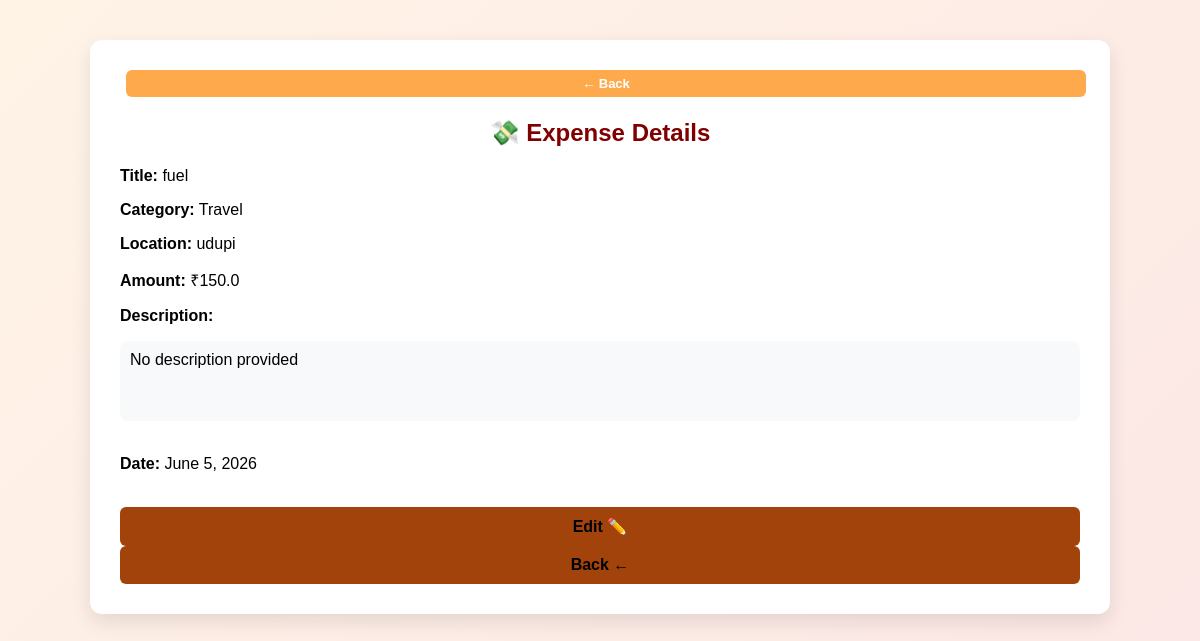
Page /expense/view/1/ (signed in) on the committed database.
### finance/models.py (models this page shows, shortened)
class Expenditure(models.Model):
    record = models.ForeignKey(
        DailyRecord,
        on_delete=models.CASCADE,
        related_name="expenses"
    )
    title = models.CharField(max_length=200)
    description = models.TextField(blank=True)
    category = models.ForeignKey(
        ExpenseCategory,
        on_delete=models.SET_NULL,
        null=True,
        blank=True
    )
    location = models.CharField(max_length=255)
    amount = models.FloatField()

class ExpenseCategory(models.Model):
    user = models.ForeignKey(User, on_delete=models.CASCADE)
    name = models.CharField(max_length=100)

class DailyRecord(models.Model):
    user = models.ForeignKey(User, on_delete=models.CASCADE)
    date = models.DateField()
    class Meta:
        unique_together = ('user', 'date')

### finance/views.py (the view)
def view_expense(request, id):
    expense = get_object_or_404(Expenditure, id=id)
    if expense.record.user != request.user:
        return redirect("dashboard")
    return render(request, "finance/view_expense.html", {
        "expense": expense
    })

### templates/finance/view_expense.html
{% extends 'base.html' %}
{% block content %}
<div style="margin-bottom:15px;">
    <button
        type="button"
        class="nav-btn"
        onclick="history.back()">
        ← Back
    </button>
</div>
<h2>💸 Expense Details</h2>
<div class="card">
    <p><strong>Title:</strong> {{ expense.title }}</p>
    <p><strong>Category:</strong> {{ expense.category.name }}</p>
    <p><strong>Location:</strong> {{ expense.location }}</p>
    <p><strong>Amount:</strong> ₹{{ expense.amount }}</p>
    <p><strong>Description:</strong></p>
    <div style="
        background:#f8f9fa;
        padding:10px;
        border-radius:8px;
        min-height:60px;
    ">
        {{ expense.description|default:"No description provided" }}
    </div>
    <br>
    <p>
        <strong>Date:</strong>
        {{ expense.record.date }}
    </p>
</div>
<br>
<a href="{% url 'edit_expense' expense.id %}">
    <button>Edit ✏️</button>
</a>
<a href="{% url 'dashboard' %}">
    <button>Back ←</button>
</a>
{% endblock %}

### templates/base.html (style rules this page uses)
body { margin: 0; font-family: Arial, sans-serif; background: linear-gradient(135deg, #fff3e6, #fce8e6); }
h2 { text-align: center; color: #800000; margin-bottom: 20px; transition: color 0.3s ease; }
button { width: 100%; padding: 10px; background: #a3430c; font-weight: bold; border: none; color: rgb(0, 0, 0); font-size: 16px; border-radius: 6px; cursor: pointer; transition: all 0.3s ease; }
a { color: #800000; text-decoration: none; font-weight: 500; transition: all 0.3s ease; }
.nav-btn { padding: 6px 12px 12px; font-size: 16px; font-weight: bold; border: none; border-radius: 6px; cursor: pointer; margin-left: 6px; margin-bottom: 2px; background: #a3430c; color: rgb(0, 0, 0); transition: 0.2s ease; }
.nav-btn { padding: 6px 12px; font-size: 13px; border: none; border-radius: 6px; cursor: pointer; margin-left: 6px; background: #ffa94d; color: white; transition: 0.2s ease; }

### rows in the picture
Expenditure: title "fuel", category.name "Travel", location "udupi", amount "150.0", description "No description provided", record "June 5, 2026"
